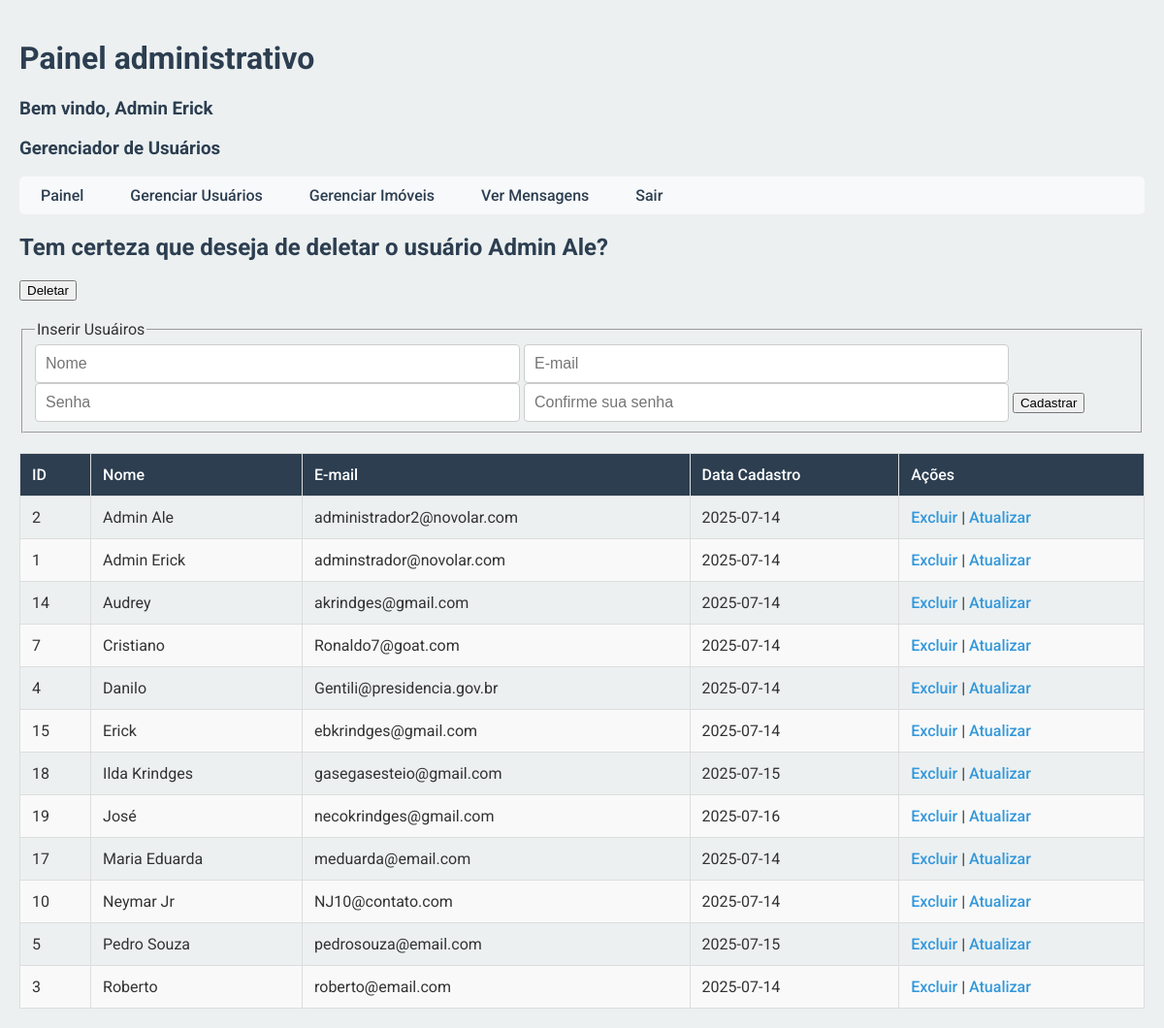
The page /admin/users.php?id=2&nome=Admin Ale (signed in) on the database as committed earlier.
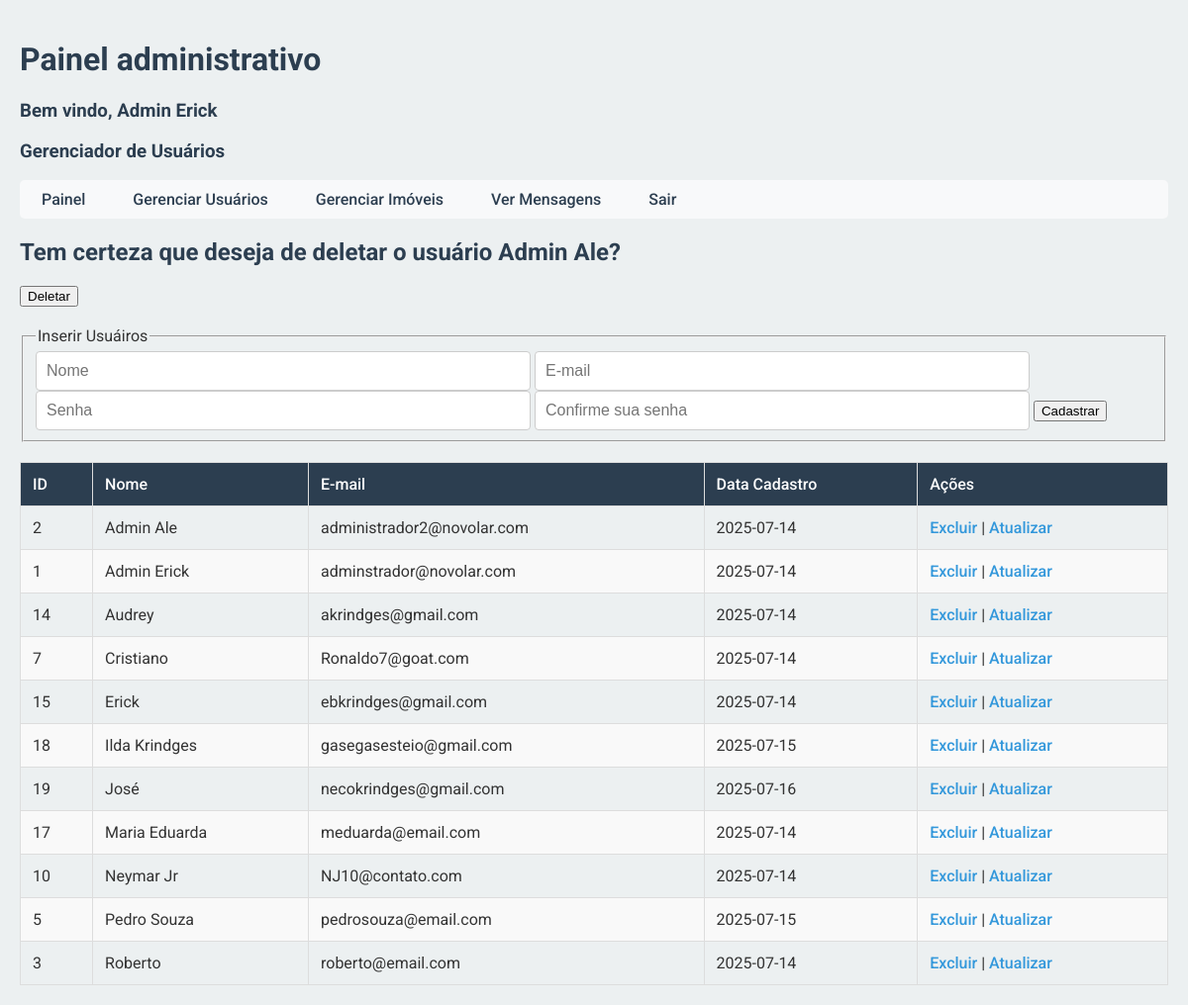
The same page on the database as committed later.
### tables this page shows
CREATE TABLE `usuarios` (
  `id` int(11) NOT NULL,
  `nome` varchar(180) NOT NULL,
  `senha` varchar(240) NOT NULL,
  `email` varchar(240) NOT NULL,
  `imagem` int(240) NOT NULL,
  `data_cadastro` date NOT NULL
);

### admin/functions.php (called while the page is built, shortened)
<?php
function buscar($connect, $tabela, $where = 1, $order = ""){
	if (!empty($order)) {
		$order = "ORDER BY $order";
	}
	$query = "SELECT * FROM $tabela WHERE $where $order";
	$execute = mysqli_query($connect, $query);
	$results = mysqli_fetch_all($execute, MYSQLI_ASSOC);
	return $results;
}

### admin/users.php (the view, shortened to what this page needs)
<?php session_start();
$seguranca = isset($_SESSION['ativa']) ? TRUE : header("location: login.php");
require_once "functions.php";
?>
<!DOCTYPE html>
<html>
<head>
	<link rel="stylesheet" href="css/style_admin.css">
</head>
<body>
<?php if ($seguranca) { ?>
	<h1>Painel administrativo</h1>
	<h3>Bem vindo, <?php echo $_SESSION['nome']; ?>	</h3>
	<h3> Gerenciador de Usuários </h3>
	<nav>
        <div>
            <a href="index.php">Painel</a>
            <a href="users.php">Gerenciar Usuários</a>
            <a href="gerenciar_imoveis.php">Gerenciar Imóveis</a>
            <a href="mensagens.php">Ver Mensagens</a> <a href="logout.php">Sair</a>
        </div>
    </nav>
<?php
	$tabela = "usuarios";
	$order = "nome";
	$usuarios = buscar($connect, $tabela, 1, $order);
	if (isset($_GET['id'])) { ?>
		<h2> Tem certeza que deseja de deletar o usuário <?php echo $_GET['nome']; ?>?</h2>
		<form action="" method="post">
			<input type="submit" name="deletar" value="Deletar">
		</form>
	<?php } ?>
	<form action="" method="post">
		<fieldset>
			<legend>Inserir Usuáiros</legend>
			<input type="text" name="nome" placeholder="Nome" required>
			<input type="email" name="email" placeholder="E-mail" required>
			<input type="password" name="senha" placeholder="Senha" required>
			<input type="password" name="repetesenha" placeholder="Confirme sua senha" required>
			<input type="submit" name="cadastrar" value="Cadastrar">
		</fieldset>
	</form>
	<div class="container">
		<table border="1">
			<thead>
				<tr>
					<th>ID</th>
					<th>Nome</th>
					<th>E-mail</th>
					<th>Data Cadastro</th>
					<th>Ações</th>
				</tr>
			</thead>
			<tbody>
				<?php foreach ($usuarios as $usuario) : ?>
					<tr>
						<td><?php echo $usuario['id']; ?></td>
						<td><?php echo $usuario['nome']; ?></td>
						<td><?php echo $usuario['email']; ?></td>
						<td><?php echo $usuario['data_cadastro']; ?></td>
						<td>
							<a href="users.php?id=<?php echo
								$usuario['id'];?>&nome=<?php echo
								$usuario['nome']; ?>">Excluir</a>
							|
							<a href="edit_user.php?id=<?php echo
								$usuario['id'];?>&nome=<?php echo
								$usuario['nome']; ?>">Atualizar</a>
						</td>
					</tr>
	</div
				<?php endforeach; ?>
<?php } ?>
</body>
</html>

Rows that differ between the two databases and show on the page:
removed usuarios: id "4", nome "Danilo", email "Gentili@presidencia.gov.br", data_cadastro "2025-07-14"
